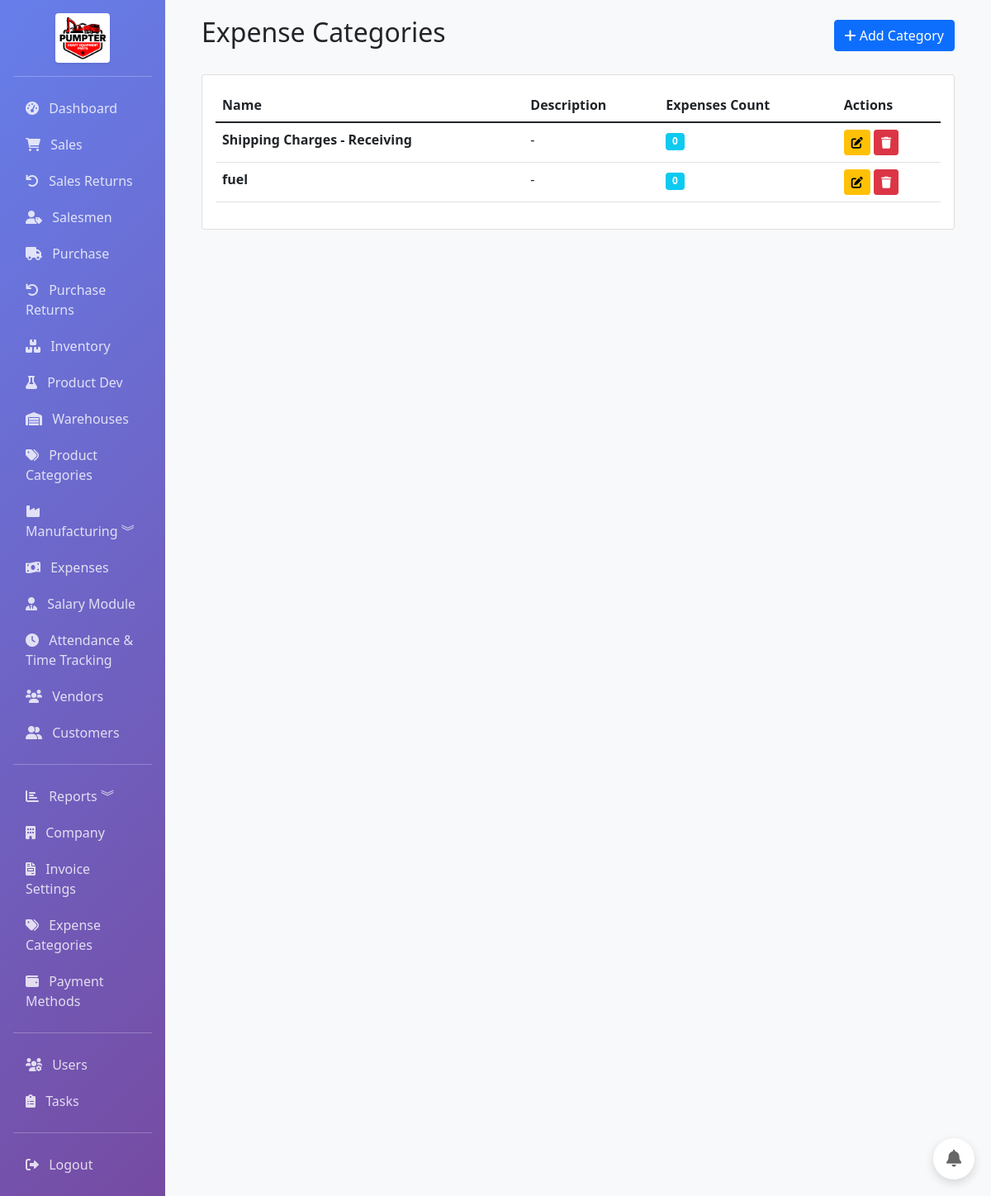
Page /accounting/expense-categories (signed in) on the committed database.
### app/models.py (models this page shows, shortened)
class ExpenseCategory(db.Model):
    __tablename__ = 'expense_categories'
    id = db.Column(db.Integer, primary_key=True)
    name = db.Column(db.String(100), nullable=False, unique=True, index=True)
    description = db.Column(db.Text)
    is_active = db.Column(db.Boolean, default=True)
    created_at = db.Column(db.DateTime, default=datetime.utcnow)
    expenses = db.relationship('Expense', backref='expense_category', lazy=True)

### app/routes/accounting.py (the view)
@bp.route('/expense-categories')
@login_required
def expense_categories():
    from app.models import ExpenseCategory
    categories = ExpenseCategory.query.order_by(ExpenseCategory.name).all()
    return render_template('accounting/expense_categories.html', categories=categories)

### app/models.py (called while the page is built)
    @property
    def is_admin(self):
        return self.role == 'admin'

### app/templates/accounting/expense_categories.html (shortened to what this page needs)
{% extends "base.html" %}
{% block content %}
<div class="container-fluid">
    <div class="d-flex justify-content-between align-items-center mb-4">
        <h2>Expense Categories</h2>
        <a href="{{ url_for('accounting.add_expense_category') }}" class="btn btn-primary">
            <i class="fas fa-plus"></i> Add Category
        </a>
    </div>
    <div class="card">
        <div class="card-body">
            <div class="table-responsive">
                <table class="table table-hover">
                    <thead>
                        <tr>
                            <th>Name</th>
                            <th>Description</th>
                            <th>Expenses Count</th>
                            <th>Actions</th>
                        </tr>
                    </thead>
                    <tbody>
                        {% for category in categories %}
                        <tr>
                            <td><strong>{{ category.name }}</strong></td>
                            <td>{{ category.description or '-' }}</td>
                            <td>
                                <span class="badge bg-info">{{ category.expenses|length }}</span>
                            </td>
                            <td>
                                <a href="{{ url_for('accounting.edit_expense_category', id=category.id) }}"
                                   class="btn btn-sm btn-warning" title="Edit">
                                    <i class="fas fa-edit"></i>
                                </a>
                                {% if category.expenses %}
                                <button class="btn btn-sm btn-secondary" disabled title="Cannot delete - has expenses">
                                    <i class="fas fa-trash"></i>
                                </button>
                                {% else %}
                                <button class="btn btn-sm btn-danger" onclick="deleteCategory({{ category.id }}, '{{ category.name|e }}')" title="Delete">
                                    <i class="fas fa-trash"></i>
                                </button>
                                {% endif %}
                            </td>
                        </tr>
                        {% endfor %}
                    </tbody>
                </table>
            </div>
        </div>
    </div>
</div>
{% endblock %}

### rows in the picture
ExpenseCategory: name "Shipping Charges - Receiving", description "-", expenses|length "0"
ExpenseCategory: name "fuel", description "-", expenses|length "0"
